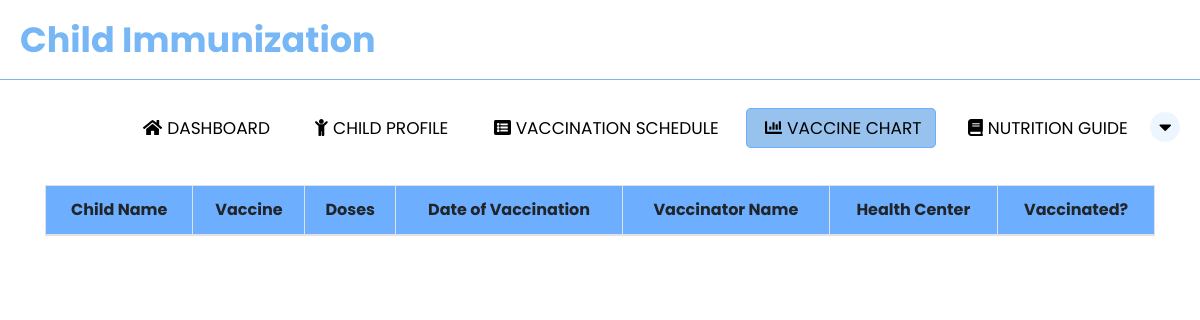
Page /parent_chart.php (signed in) on the earlier database version.
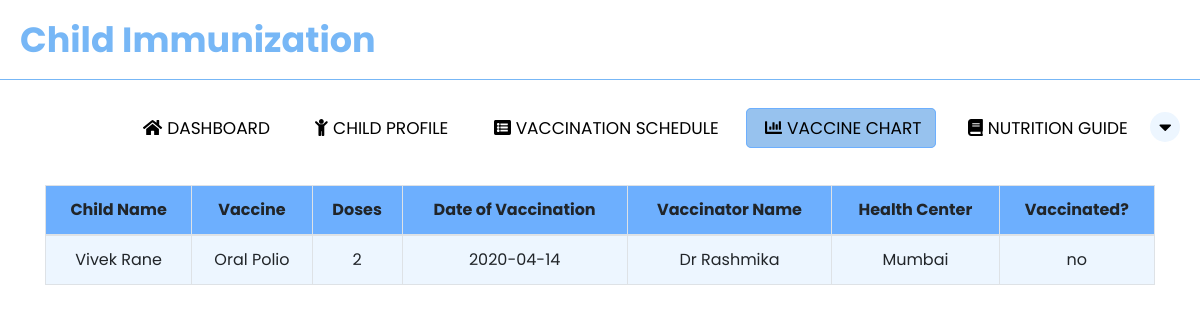
Same page on the later database version.
### tables this page shows
CREATE TABLE `child_tbl` (
  `child_id` int(11) NOT NULL,
  `parent_id` int(11) NOT NULL,
  `firstname` varchar(50) NOT NULL,
  `lastname` varchar(50) NOT NULL,
  `middlename` varchar(50) NOT NULL,
  `dateofbirth` date NOT NULL,
  `placeofbirth` varchar(100) NOT NULL,
  `address` varchar(50) NOT NULL,
  `fathername` varchar(50) NOT NULL,
  `mothername` varchar(50) NOT NULL,
  `birthheight` int(11) NOT NULL,
  `birthweight` int(11) NOT NULL,
  `sex` varchar(50) NOT NULL
);

CREATE TABLE `chart` (
  `chart_id` int(11) NOT NULL,
  `child_id` int(11) NOT NULL,
  `vaccine_id` int(11) NOT NULL,
  `dose` int(11) NOT NULL,
  `healthcare_id` int(11) NOT NULL,
  `dateofvaccination` date NOT NULL,
  `healthcenter_id` int(11) NOT NULL,
  `vaccinated` varchar(3) NOT NULL
);

CREATE TABLE `vaccine` (
  `vaccine_id` int(11) NOT NULL,
  `vaccinename` varchar(50) NOT NULL
);

CREATE TABLE `healthcare_info` (
  `healthcare_id` int(11) NOT NULL,
  `vaccinatorname` varchar(50) NOT NULL
);

CREATE TABLE `healthcenter_tbl` (
  `healthcenter_id` int(11) NOT NULL,
  `healthcenter` varchar(255) NOT NULL
);

### parent_chart.php (the view, shortened to what this page needs)
<?php
include "PHP/functions.php";
$id = $_SESSION['parent_id'];
?>
<!DOCTYPE html>
<html lang="en">
<head>
    <link rel= "stylesheet" href = "https://stackpath.bootstrapcdn.com/font-awesome/4.7.0/css/font-awesome.min.css">
    <link rel="stylesheet" href="CSS/parent_chart.css">
    <link rel="stylesheet" href="https://cdnjs.cloudflare.com/ajax/libs/twitter-bootstrap/4.5.2/css/bootstrap.css">
    <link rel="stylesheet" href="https://cdn.datatables.net/1.11.0/css/dataTables.bootstrap4.min.css">
</head>
<body>
<nav>
  <label class="logo">Child Immunization</label>
  <ul>
    <li><a href="parent_index.php"><i class="fas fa-home" id="icon"></i>Dashboard</a></li>
    <li><a href="parent_child.php"><i class="fas fa-child"  id="icon"></i>Child Profile</a></li>
    <li><a href="parent_vaccine_schedule.php"><i class="fas fa-list-alt"  id="icon"></i>Vaccination Schedule</a></li>
    <li><a href="parent_chart.php" class="active"><i class="fa fa-chart-bar"  id="icon"></i>Vaccine Chart</a></li>
    <li><a href="parent_guide.php"><i class="fas fa-book"  id="icon"></i>Nutrition Guide</a></li>
    <div class="dropdown">
      <button class="dropbtn"><i class="fa fa-caret-down"></i></button>
    </div>
  </ul>
</nav>
<div class="container" style="overflow-x: auto">
<center><table id="example" class="table table-striped table-bordered dt-responsive nowrap" style="width:100%">
      <thead>
          <tr>
          <th>Child Name</th>
              <th>Vaccine</th>
              <th>Doses</th>
              <th>Date of Vaccination</th>
              <th>Vaccinator Name</th>
              <th>Health Center</th>
              <th>Vaccinated?</th>
          </tr>
      </thead>
      <tbody>
<?php
$sql = "SELECT * FROM child_tbl where parent_id='$id'";
$stmt = $con->prepare($sql);
$stmt->execute();
$result = $stmt->get_result();
$child_ids = [];
while ($row = $result->fetch_assoc()) {
    $child_ids[] = $row['child_id'];
}
foreach ($child_ids as $value) {
    $sql = "SELECT *, vaccine.vaccinename, healthcare_info.vaccinatorname, chart.dateofvaccination, healthcenter_tbl.healthcenter
FROM (((chart
RIGHT JOIN vaccine ON chart.vaccine_id = vaccine.vaccine_id)
RIGHT JOIN healthcare_info ON chart.healthcare_id = healthcare_info.healthcare_id)
RIGHT JOIN  healthcenter_tbl ON chart.healthcenter_id = healthcenter_tbl.healthcenter_id)
where child_id='$value'";
    $stmt = $con->prepare($sql);
    $stmt->execute();
    $result = $stmt->get_result();
    while ($row = mysqli_fetch_assoc($result)) { ?>
<tr>
<td><?php
$sql1 = "SELECT * FROM child_tbl where child_id='$value'";
$stmt1 = $con->prepare($sql1);
$stmt1->execute();
$result1 = $stmt1->get_result();
while ($row1 = $result1->fetch_assoc()) {
    echo $row1['firstname'] . "  " . $row1['lastname'];
}
?></td>
<td><?php echo $row['vaccinename']; ?></td>
    <td><?php echo $row['dose']; ?></td>
    <td><?php echo $row['dateofvaccination']; ?></td>
    <td><?php echo $row['vaccinatorname']; ?></td>
    <td><?php echo $row['healthcenter']; ?></td>
    <td><?php echo $row['vaccinated']; ?></td>
</tr>
<?php }
}
?>
</tbody>
  </table>
  </center></div>
</body>
</html>

Differences in the rows shown:
added chart: vaccine.vaccinename "Oral Polio", dose "2", dateofvaccination "2020-04-14", healthcare.vaccinatorname "Dr Rashmika", healthcenter.healthcenter "Mumbai", vaccinated "no"
now on this page (row edited): child_tbl: firstname "Vivek", lastname "Rane"
